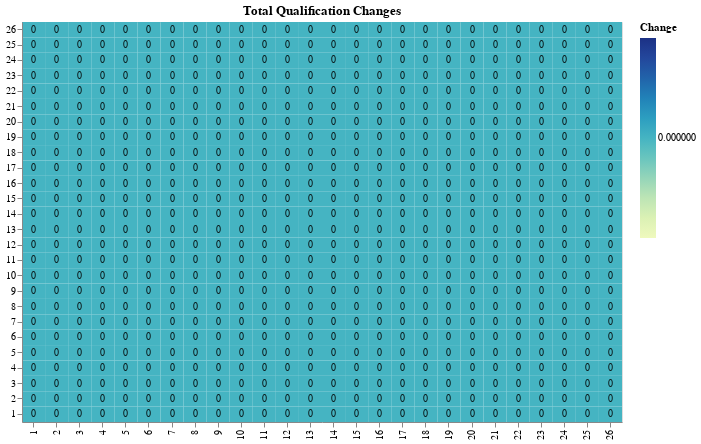

Notebook cell for this chart:
### Code cell
dfplot = pd.DataFrame({'x': dfsimilarity["id_a"].ravel(),
                   'y': dfsimilarity["id_b"].ravel(),
                   'Change': dfsimilarity["change"].ravel()})
#alt.data_transformers.disable_max_rows()
chart = alt.Chart(dfplot).mark_rect().encode(
    x=alt.X('x:O', axis=alt.Axis(title="")),
    y=alt.Y('y:O', axis=alt.Axis(title=""), sort="descending"),
    color='Change:Q'
).properties(
    title=["Total Qualification Changes"]
)

text = chart.mark_text(baseline='middle').encode(
    text='Change:Q',
    color=alt.condition(
        alt.datum.Change < 3,
        alt.value('black'),
        alt.value('white')
    ),
    size=alt.value(10),
    opacity=alt.value(0.85)
)

# Draw the chart
plot = chart.properties(width=CHART_WIDTH, height=CHART_HEIGHT) + text
plot

### Figure 1 — Vega-Lite specification as saved in the notebook (floating-point values rounded to 4 significant figures; data arrays with more than 128 entries replaced by an {"elided": "..."} marker saying what was removed)
{"config": {"view": {"continuousWidth": 400, "continuousHeight": 300}}, "layer": [{"mark": "rect", "encoding": {"color": {"type": "quantitative", "field": "Change"}, "x": {"type": "ordinal", "axis": {"title": ""}, "field": "x"}, "y": {"type": "ordinal", "axis": {"title": ""}, "field": "y", "sort": "descending"}}, "height": 400, "title": ["Total Qualification Changes"], "width": 600}, {"mark": {"type": "text", "baseline": "middle"}, "encoding": {"color": {"condition": {"value": "black", "test": "(datum.Change < 3)"}, "value": "white"}, "opacity": {"value": 0.85}, "size": {"value": 10}, "text": {"type": "quantitative", "field": "Change"}, "x": {"type": "ordinal", "axis": {"title": ""}, "field": "x"}, "y": {"type": "ordinal", "axis": {"title": ""}, "field": "y", "sort": "descending"}}, "title": ["Total Qualification Changes"]}], "data": {"name": "data-a11ae59ccdb6de17c83513dc1b7298a6"}, "$schema": "https://vega.github.io/schema/vega-lite/v4.8.1.json", "datasets": {"data-a11ae59ccdb6de17c83513dc1b7298a6": {"elided": "676 records"}}}
